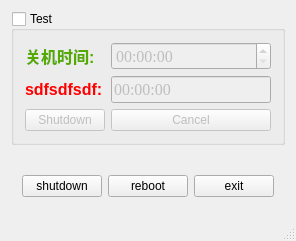
<?xml version="1.0" encoding="UTF-8"?>
<ui version="4.0">
 <class>ShutDown</class>
 <widget class="QMainWindow" name="ShutDown">
  <property name="geometry">
   <rect>
    <x>0</x>
    <y>0</y>
    <width>278</width>
    <height>241</height>
   </rect>
  </property>
  <property name="windowTitle">
   <string>Shutdown</string>
  </property>
  <property name="windowIcon">
   <iconset resource="images.qrc">
    <normaloff>:/images/shutdown.png</normaloff>:/images/shutdown.png</iconset>
  </property>
  <widget class="QWidget" name="centralWidget">
   <layout class="QHBoxLayout" name="horizontalLayout_4">
    <item>
     <layout class="QVBoxLayout" name="verticalLayout">
      <item>
       <widget class="QGroupBox" name="groupBox">
        <property name="title">
         <string>Test</string>
        </property>
        <property name="checkable">
         <bool>true</bool>
        </property>
        <property name="checked">
         <bool>false</bool>
        </property>
        <layout class="QHBoxLayout" name="horizontalLayout_3">
         <item>
          <layout class="QGridLayout" name="gridLayout">
           <item row="0" column="0">
            <widget class="QLabel" name="label">
             <property name="text">
              <string>&lt;html&gt;&lt;head/&gt;&lt;body&gt;&lt;p&gt;&lt;span style=&quot; font-size:12pt; font-weight:600; color:#55aa00;&quot;&gt;关机时间:&lt;/span&gt;&lt;/p&gt;&lt;/body&gt;&lt;/html&gt;</string>
             </property>
            </widget>
           </item>
           <item row="0" column="1">
            <widget class="QTimeEdit" name="timeEdit_time">
             <property name="font">
              <font>
               <family>Times New Roman</family>
               <pointsize>12</pointsize>
              </font>
             </property>
             <property name="displayFormat">
              <string>hh:mm:ss</string>
             </property>
            </widget>
           </item>
           <item row="1" column="0">
            <widget class="QLabel" name="label_2">
             <property name="text">
              <string>&lt;html&gt;&lt;head/&gt;&lt;body&gt;&lt;p&gt;&lt;span style=&quot; font-size:12pt; font-weight:600; color:#ff0000;&quot;&gt;sdfsdfsdf:&lt;/span&gt;&lt;/p&gt;&lt;/body&gt;&lt;/html&gt;</string>
             </property>
            </widget>
           </item>
           <item row="1" column="1">
            <widget class="QLineEdit" name="lineEdit">
             <property name="enabled">
              <bool>false</bool>
             </property>
             <property name="font">
              <font>
               <family>Times New Roman</family>
               <pointsize>12</pointsize>
              </font>
             </property>
             <property name="text">
              <string>00:00:00</string>
             </property>
            </widget>
           </item>
           <item row="2" column="0">
            <widget class="QPushButton" name="btn_timer">
             <property name="text">
              <string>Shutdown</string>
             </property>
             <property name="icon">
              <iconset resource="images.qrc">
               <normaloff>:/images/shutdown.png</normaloff>:/images/shutdown.png</iconset>
             </property>
            </widget>
           </item>
           <item row="2" column="1">
            <widget class="QPushButton" name="btn_cancel">
             <property name="styleSheet">
              <string notr="true"/>
             </property>
             <property name="text">
              <string>Cancel</string>
             </property>
             <property name="icon">
              <iconset resource="images.qrc">
               <normaloff>:/images/cancel.png</normaloff>:/images/cancel.png</iconset>
             </property>
            </widget>
           </item>
          </layout>
         </item>
        </layout>
       </widget>
      </item>
      <item>
       <spacer name="verticalSpacer">
        <property name="orientation">
         <enum>Qt::Vertical</enum>
        </property>
        <property name="sizeHint" stdset="0">
         <size>
          <width>20</width>
          <height>40</height>
         </size>
        </property>
       </spacer>
      </item>
      <item>
       <widget class="QWidget" name="widget" native="true">
        <layout class="QHBoxLayout" name="horizontalLayout_2">
         <item>
          <layout class="QHBoxLayout" name="horizontalLayout">
           <item>
            <widget class="QPushButton" name="btn_showDown">
             <property name="styleSheet">
              <string notr="true"/>
             </property>
             <property name="text">
              <string>shutdown</string>
             </property>
             <property name="icon">
              <iconset resource="images.qrc">
               <normaloff>:/images/shutdown.png</normaloff>:/images/shutdown.png</iconset>
             </property>
            </widget>
           </item>
           <item>
            <widget class="QPushButton" name="btn_reboot">
             <property name="styleSheet">
              <string notr="true"/>
             </property>
             <property name="text">
              <string>reboot</string>
             </property>
             <property name="icon">
              <iconset resource="images.qrc">
               <normaloff>:/images/reboot.png</normaloff>:/images/reboot.png</iconset>
             </property>
            </widget>
           </item>
           <item>
            <widget class="QPushButton" name="btn_exit">
             <property name="styleSheet">
              <string notr="true"/>
             </property>
             <property name="text">
              <string>exit</string>
             </property>
             <property name="icon">
              <iconset resource="images.qrc">
               <normaloff>:/images/exit.png</normaloff>:/images/exit.png</iconset>
             </property>
            </widget>
           </item>
          </layout>
         </item>
        </layout>
       </widget>
      </item>
     </layout>
    </item>
   </layout>
  </widget>
  <widget class="QStatusBar" name="statusBar"/>
  <widget class="QMenuBar" name="menuBar">
   <property name="geometry">
    <rect>
     <x>0</x>
     <y>0</y>
     <width>278</width>
     <height>23</height>
    </rect>
   </property>
  </widget>
  <action name="actionD">
   <property name="text">
    <string>d</string>
   </property>
  </action>
 </widget>
 <layoutdefault spacing="6" margin="11"/>
 <resources>
  <include location="images.qrc"/>
 </resources>
 <connections/>
</ui>
